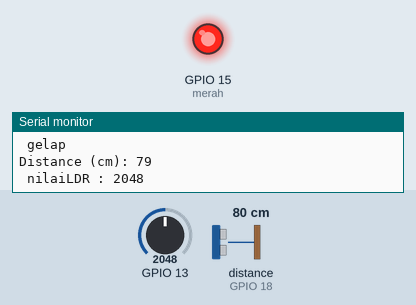
A sketch run on a simulated ESP32. Shown: output pins drawn as LEDs (lit = HIGH), the last lines printed to the serial monitor. Wiring (inferred from the names in the program): ultrasonic range finder: trigger GPIO 5; echo GPIO 18. Inputs (shaded band) come from the test bench; at power-on: GPIO 13 = 2048, distance to the obstacle (sensor on GPIO 18) 80 cm. The echo pulse lasts 58.3 µs per cm; pins used as bus, display or sensor lines are not drawn.

Above: at 1.8 s.
1.9 s: GPIO 13 set to 728
3.7 s: GPIO 13 set to 633
At 5.8 s:
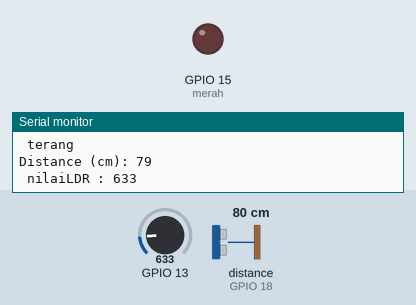
7.5 s: GPIO 13 set to 740
At 9.6 s:
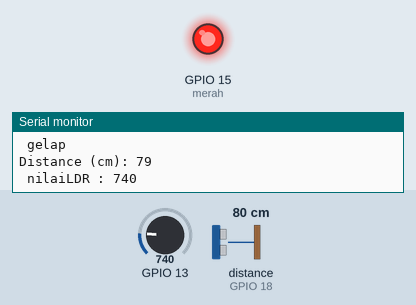
10.0 s: GPIO 13 set to 660
At 11.6 s:
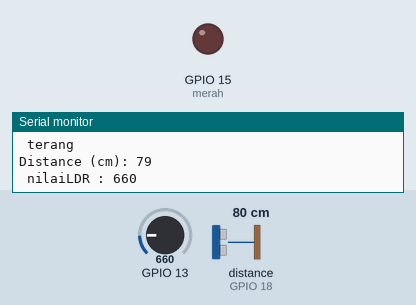
Timing chart, 0 to 13.0 s (numbered marks = the images above; inputs shaded):
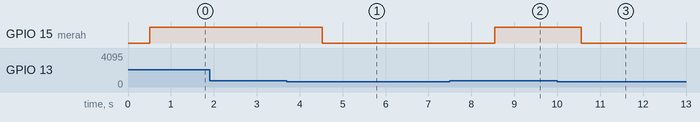

Measured:
- the behaviour switches between 701 and 700 on GPIO 13 (found by bisection; images 0 and 1)
- after the input at 3.7 s, GPIO 15 (merah): HIGH → LOW after 0.83 s
- after the input at 7.5 s, GPIO 15 (merah): LOW → HIGH after 1.0 s
- after the input at 10.0 s, GPIO 15 (merah): HIGH → LOW after 0.56 s

The sketch:

esp32_ultrasonik.ino
```cpp
const int trigPin = 5;
const int echoPin = 18;
int merah = 15;
int LDR = 13;

//define sound speed in cm/uS
#define SOUND_SPEED 0.034
/*#define CM_TO_INCH 0.393701*/

long duration;
int distanceCm;
int distanceInch;

void setup() {
  Serial.begin(115200);
  pinMode(trigPin, OUTPUT); // Sets the trigPin as an Output
  pinMode(echoPin, INPUT); // Sets the echoPin as an Input
  pinMode(merah,   OUTPUT);

  /*if(!display.begin(SSD1306_SWITCHCAPVCC, 0x3C)) {
    Serial.println(F("SSD1306 allocation failed"));
    for(;;);*/
  }

  /*display.clearDisplay();*/

  /*display.setTextSize(2);
  display.setTextColor(WHITE);*/


void loop() {
  int bacaLDR = analogRead (13);

  // Clears the trigPin
  digitalWrite(trigPin, LOW);
  delayMicroseconds(2);
  // Sets the trigPin on HIGH state for 10 micro seconds
  digitalWrite(trigPin, HIGH);
  delayMicroseconds(10);
  digitalWrite(trigPin, LOW);

  // Reads the echoPin, returns the sound wave travel time in microseconds
  duration = pulseIn(echoPin, HIGH);

  // Calculate the distance
  distanceCm = duration * SOUND_SPEED/2;

  // Convert to inches
  /*distanceInch = distanceCm * CM_TO_INCH;*/

  // Prints the distance in the Serial Monitor
  Serial.print("Distance (cm): ");
  Serial.println(distanceCm);
  Serial.print(" nilaiLDR : ");
  Serial.println(bacaLDR);
 /* Serial.print("Distance (inch): ");
  Serial.println(distanceInch);*/

  /*display.clearDisplay();
  display.setCursor(0, 25);
  //Display distance in cm
  display.print(distanceCm);
  display.print(" cm");

  // Display distance in inches
  /* display.print(distanceInch);
  display.print(" in");
  display.display(); */

  delay(500);
  if (bacaLDR > 700 || distanceCm < 5){
      digitalWrite(merah,HIGH);
      delay(500);
      Serial.println ( " gelap ");
      Serial.println ();
      }
   else if (bacaLDR < 700 || distanceCm > 5){
    digitalWrite(merah,LOW);
    delay (500);
    Serial.println ( " terang ");
    Serial.println();
   }
   }
```
